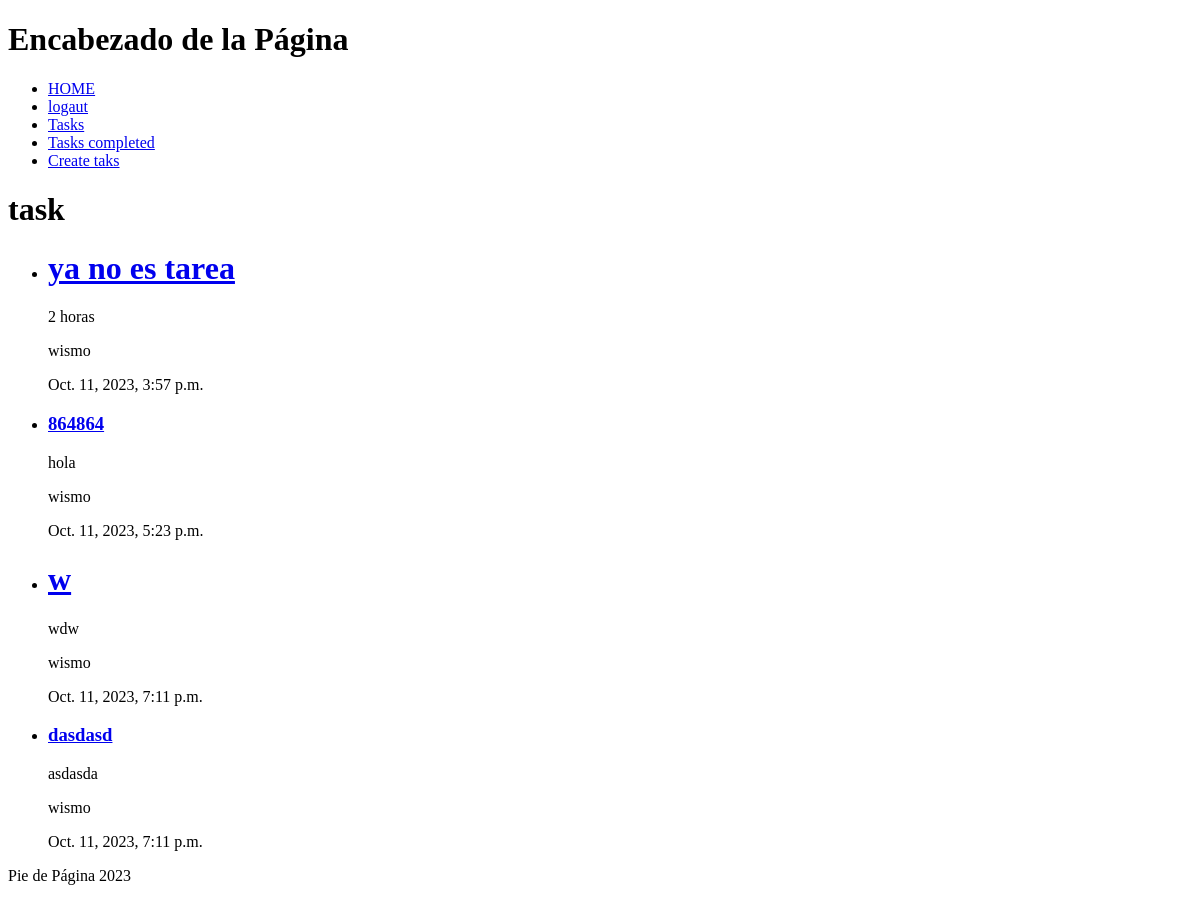
/tasks/ (signed in), run on an earlier commit of the app's database.
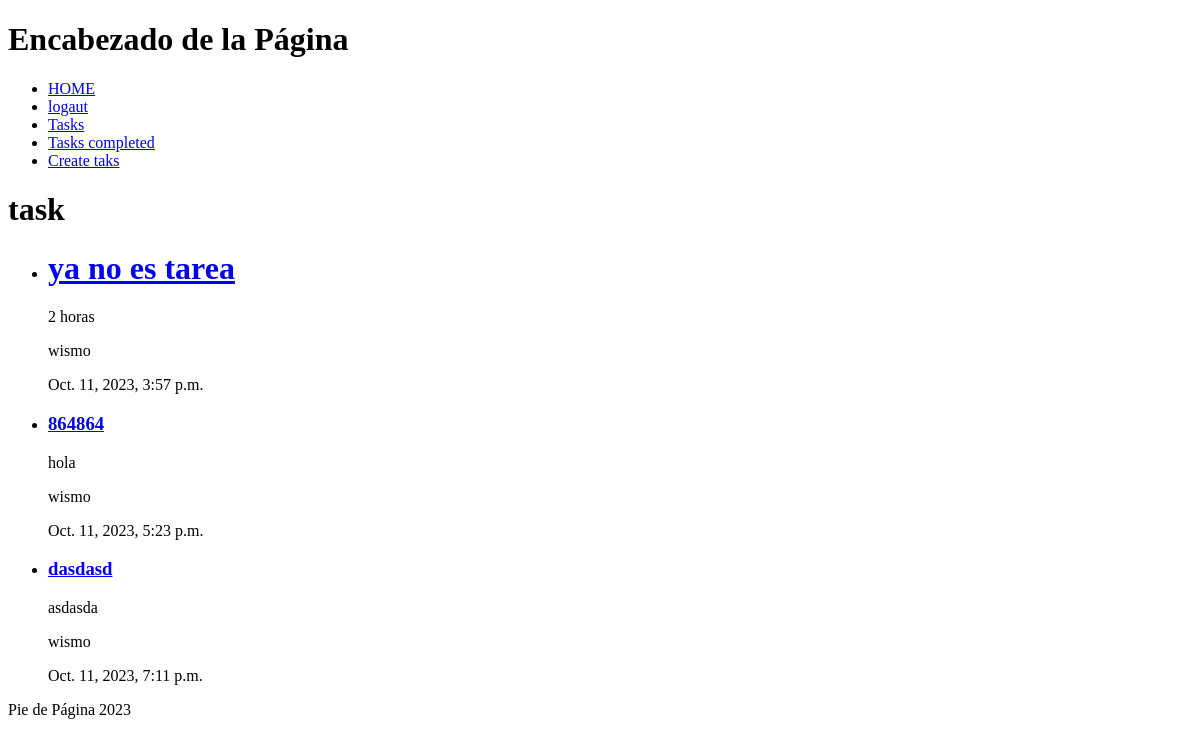
And on a later commit of the database.
### tasks/models.py (models this page shows, shortened)
class Task(models.Model):
    title = models.CharField(max_length=50)
    description = models.TextField(blank=True)
    created = models.DateTimeField(auto_now_add=True)
    datecompleted = models.DateTimeField(null=True)
    important = models.BooleanField(default=False)
    user = models.ForeignKey(User, on_delete=models.CASCADE)

### tasks/views.py (the view)
# urls.py: path('', include('tasks.urls'))
@login_required
def tasks(request):
    taks = Task.objects.filter(user = request.user)
    return render(request, 'tasks.html', { 'tasks':  taks })

### tasks/templates/tasks.html
{% extends "layouts/body.html" %}
{% block content %}
    <h1>task</h1>
    <ul>
        {% for taks in tasks %}
            <li>
                {% if taks.important %}
                    <a href="{% url "taksDetail"  taks.id %}"><h1>{{taks.title}}</h1></a>
                {% else %}
                    <a href="{% url "taksDetail"  taks.id %}"><h3>{{taks.title}}</h3></a>
                {% endif %}
                <p>{{taks.description}}</p>
                <p>{{taks.user}}</p>
                <p>{{taks.created}}</p>
            </li>
        {% endfor %}
    </ul>
{% endblock %}

### tasks/templates/layouts/body.html (shortened to what this page needs)
<!DOCTYPE html>
<html lang="en">
<head>
</head>
<body>
    <header>
        <h1>Encabezado de la Página</h1>
        <nav>
            <ul>
                <li><a href="{% url "home" %}">HOME</a></li>
                {% if user.is_authenticated %}
                    <li><a href="{% url "logout" %}">logaut</a></li>
                    <li><a href="{% url "tasks" %}">Tasks</a></li>
                    <li><a href="{% url "listcompletetask" %}">Tasks completed</a></li>
                    <li><a href="{% url "createTaks" %}">Create taks</a></li>
                {% else %}
                    <li><a href="{% url "singup" %}">SING UP</a></li>
                    <li><a href="{% url "lognin" %}">login</a></li>
                {% endif %}
            </ul>
        </nav>
    </header>
    <main>
        {% block content %}{% endblock %}
    </main>
    <footer>
        <p>Pie de Página 2023</p>
    </footer>
</body>
</html>

What changed in the data, as far as the page shows it:
removed Task: title "w", description "wdw", user "wismo", created "Oct. 11, 2023, 7:11 p.m."
